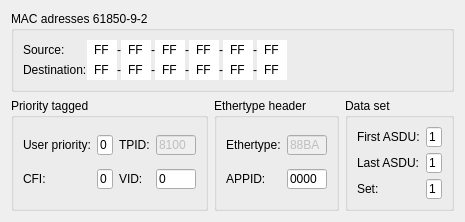
     <widget class="QWidget" name="nConventTabPage">
      <attribute name="title">
       <string>nConvent</string>
      </attribute>
      <layout class="QVBoxLayout" name="verticalLayout_2">
       <item>
        <widget class="Q3GroupBox" name="groupBox7">
         <property name="sizePolicy">
          <sizepolicy hsizetype="Preferred" vsizetype="Preferred">
           <horstretch>0</horstretch>
           <verstretch>0</verstretch>
          </sizepolicy>
         </property>
         <property name="title">
          <string>MAC adresses 61850-9-2</string>
         </property>
         <layout class="QHBoxLayout">
          <property name="spacing">
           <number>0</number>
          </property>
          <item>
           <layout class="QVBoxLayout">
            <item>
             <widget class="QLabel" name="MacMULabel">
              <property name="text">
               <string>Source:</string>
              </property>
              <property name="alignment">
               <set>Qt::AlignLeading|Qt::AlignLeft|Qt::AlignVCenter</set>
              </property>
              <property name="wordWrap">
               <bool>false</bool>
              </property>
             </widget>
            </item>
            <item>
             <widget class="QLabel" name="MacWMLabel">
              <property name="text">
               <string>Destination:</string>
              </property>
              <property name="alignment">
               <set>Qt::AlignLeading|Qt::AlignLeft|Qt::AlignVCenter</set>
              </property>
              <property name="wordWrap">
               <bool>false</bool>
              </property>
             </widget>
            </item>
           </layout>
          </item>
          <item>
           <layout class="QVBoxLayout">
            <item>
             <layout class="QHBoxLayout">
              <item>
               <widget class="QLineEdit" name="MacSLineEdit1">
                <property name="sizePolicy">
                 <sizepolicy hsizetype="Preferred" vsizetype="Preferred">
                  <horstretch>0</horstretch>
                  <verstretch>0</verstretch>
                 </sizepolicy>
                </property>
                <property name="maximumSize">
                 <size>
                  <width>30</width>
                  <height>20</height>
                 </size>
                </property>
                <property name="text">
                 <string>FF</string>
                </property>
                <property name="maxLength">
                 <number>2</number>
                </property>
                <property name="frame">
                 <bool>false</bool>
                </property>
                <property name="alignment">
                 <set>Qt::AlignHCenter</set>
                </property>
               </widget>
              </item>
              <item>
               <widget class="QLabel" name="textLabel4">
                <property name="maximumSize">
                 <size>
                  <width>19</width>
                  <height>16</height>
                 </size>
                </property>
                <property name="text">
                 <string>-</string>
                </property>
                <property name="textFormat">
                 <enum>Qt::AutoText</enum>
                </property>
                <property name="wordWrap">
                 <bool>false</bool>
                </property>
               </widget>
              </item>
              <item>
               <widget class="QLineEdit" name="MacSLineEdit2">
                <property name="sizePolicy">
                 <sizepolicy hsizetype="Preferred" vsizetype="Preferred">
                  <horstretch>0</horstretch>
                  <verstretch>0</verstretch>
                 </sizepolicy>
                </property>
                <property name="maximumSize">
                 <size>
                  <width>30</width>
                  <height>20</height>
                 </size>
                </property>
                <property name="text">
                 <string>FF</string>
                </property>
                <property name="maxLength">
                 <number>2</number>
                </property>
                <property name="frame">
                 <bool>false</bool>
                </property>
                <property name="alignment">
                 <set>Qt::AlignHCenter</set>
                </property>
               </widget>
              </item>
              <item>
               <widget class="QLabel" name="textLabel5">
                <property name="maximumSize">
                 <size>
                  <width>19</width>
                  <height>16</height>
                 </size>
                </property>
                <property name="text">
                 <string>-</string>
                </property>
                <property name="wordWrap">
                 <bool>false</bool>
                </property>
               </widget>
              </item>
              <item>
               <widget class="QLineEdit" name="MacSLineEdit3">
                <property name="sizePolicy">
                 <sizepolicy hsizetype="Preferred" vsizetype="Preferred">
                  <horstretch>0</horstretch>
                  <verstretch>0</verstretch>
                 </sizepolicy>
                </property>
                <property name="maximumSize">
                 <size>
                  <width>30</width>
                  <height>20</height>
                 </size>
                </property>
                <property name="text">
                 <string>FF</string>
                </property>
                <property name="maxLength">
                 <number>2</number>
                </property>
                <property name="frame">
                 <bool>false</bool>
                </property>
                <property name="alignment">
                 <set>Qt::AlignHCenter</set>
                </property>
               </widget>
              </item>
              <item>
               <widget class="QLabel" name="textLabel6">
                <property name="maximumSize">
                 <size>
                  <width>19</width>
                  <height>16</height>
                 </size>
                </property>
                <property name="text">
                 <string>-</string>
                </property>
                <property name="wordWrap">
                 <bool>false</bool>
                </property>
               </widget>
              </item>
              <item>
               <widget class="QLineEdit" name="MacSLineEdit4">
                <property name="sizePolicy">
                 <sizepolicy hsizetype="Preferred" vsizetype="Preferred">
                  <horstretch>0</horstretch>
                  <verstretch>0</verstretch>
                 </sizepolicy>
                </property>
                <property name="maximumSize">
                 <size>
                  <width>30</width>
                  <height>20</height>
                 </size>
                </property>
                <property name="text">
                 <string>FF</string>
                </property>
                <property name="maxLength">
                 <number>2</number>
                </property>
                <property name="frame">
                 <bool>false</bool>
                </property>
                <property name="alignment">
                 <set>Qt::AlignHCenter</set>
                </property>
               </widget>
              </item>
              <item>
               <widget class="QLabel" name="textLabel7">
                <property name="maximumSize">
                 <size>
                  <width>19</width>
                  <height>16</height>
                 </size>
                </property>
                <property name="text">
                 <string>-</string>
                </property>
                <property name="wordWrap">
                 <bool>false</bool>
                </property>
               </widget>
              </item>
              <item>
               <widget class="QLineEdit" name="MacSLineEdit5">
                <property name="sizePolicy">
                 <sizepolicy hsizetype="Preferred" vsizetype="Preferred">
                  <horstretch>0</horstretch>
                  <verstretch>0</verstretch>
                 </sizepolicy>
                </property>
                <property name="maximumSize">
                 <size>
                  <width>30</width>
                  <height>20</height>
                 </size>
                </property>
                <property name="text">
                 <string>FF</string>
                </property>
                <property name="maxLength">
                 <number>2</number>
                </property>
                <property name="frame">
                 <bool>false</bool>
                </property>
                <property name="alignment">
                 <set>Qt::AlignHCenter</set>
                </property>
               </widget>
              </item>
              <item>
               <widget class="QLabel" name="textLabel8">
                <property name="maximumSize">
                 <size>
                  <width>19</width>
                  <height>16</height>
                 </size>
                </property>
                <property name="text">
                 <string>-</string>
                </property>
                <property name="wordWrap">
                 <bool>false</bool>
                </property>
               </widget>
              </item>
              <item>
               <widget class="QLineEdit" name="MacSLineEdit6">
                <property name="sizePolicy">
                 <sizepolicy hsizetype="Preferred" vsizetype="Preferred">
                  <horstretch>0</horstretch>
                  <verstretch>0</verstretch>
                 </sizepolicy>
                </property>
                <property name="maximumSize">
                 <size>
                  <width>30</width>
                  <height>20</height>
                 </size>
                </property>
                <property name="text">
                 <string>FF</string>
                </property>
                <property name="maxLength">
                 <number>2</number>
                </property>
                <property name="frame">
                 <bool>false</bool>
                </property>
                <property name="alignment">
                 <set>Qt::AlignHCenter</set>
                </property>
               </widget>
              </item>
              <item>
               <spacer name="spacer47">
                <property name="orientation">
                 <enum>Qt::Horizontal</enum>
                </property>
                <property name="sizeType">
                 <enum>QSizePolicy::Preferred</enum>
                </property>
                <property name="sizeHint" stdset="0">
                 <size>
                  <width>16</width>
                  <height>20</height>
                 </size>
                </property>
               </spacer>
              </item>
             </layout>
            </item>
            <item>
             <layout class="QHBoxLayout">
              <item>
               <widget class="QLineEdit" name="MacDLineEdit1">
                <property name="sizePolicy">
                 <sizepolicy hsizetype="Preferred" vsizetype="Preferred">
                  <horstretch>0</horstretch>
                  <verstretch>0</verstretch>
                 </sizepolicy>
                </property>
                <property name="maximumSize">
                 <size>
                  <width>30</width>
                  <height>20</height>
                 </size>
                </property>
                <property name="text">
                 <string>FF</string>
                </property>
                <property name="maxLength">
                 <number>2</number>
                </property>
                <property name="frame">
                 <bool>false</bool>
                </property>
                <property name="alignment">
                 <set>Qt::AlignHCenter</set>
                </property>
               </widget>
              </item>
              <item>
               <widget class="QLabel" name="textLabel4_2">
                <property name="maximumSize">
                 <size>
                  <width>19</width>
                  <height>16</height>
                 </size>
                </property>
                <property name="text">
                 <string>-</string>
                </property>
                <property name="textFormat">
                 <enum>Qt::AutoText</enum>
                </property>
                <property name="wordWrap">
                 <bool>false</bool>
                </property>
               </widget>
              </item>
              <item>
               <widget class="QLineEdit" name="MacDLineEdit2">
                <property name="sizePolicy">
                 <sizepolicy hsizetype="Preferred" vsizetype="Preferred">
                  <horstretch>0</horstretch>
                  <verstretch>0</verstretch>
                 </sizepolicy>
                </property>
                <property name="maximumSize">
                 <size>
                  <width>30</width>
                  <height>20</height>
                 </size>
                </property>
                <property name="text">
                 <string>FF</string>
                </property>
                <property name="maxLength">
                 <number>2</number>
                </property>
                <property name="frame">
                 <bool>false</bool>
                </property>
                <property name="alignment">
                 <set>Qt::AlignHCenter</set>
                </property>
               </widget>
              </item>
              <item>
               <widget class="QLabel" name="textLabel5_2">
                <property name="maximumSize">
                 <size>
                  <width>19</width>
                  <height>16</height>
                 </size>
                </property>
                <property name="text">
                 <string>-</string>
                </property>
                <property name="wordWrap">
                 <bool>false</bool>
                </property>
               </widget>
              </item>
              <item>
               <widget class="QLineEdit" name="MacDLineEdit3">
                <property name="sizePolicy">
                 <sizepolicy hsizetype="Preferred" vsizetype="Preferred">
                  <horstretch>0</horstretch>
                  <verstretch>0</verstretch>
                 </sizepolicy>
                </property>
                <property name="maximumSize">
                 <size>
                  <width>30</width>
                  <height>20</height>
                 </size>
                </property>
                <property name="text">
                 <string>FF</string>
                </property>
                <property name="maxLength">
                 <number>2</number>
                </property>
                <property name="frame">
                 <bool>false</bool>
                </property>
                <property name="alignment">
                 <set>Qt::AlignHCenter</set>
                </property>
               </widget>
              </item>
              <item>
               <widget class="QLabel" name="textLabel6_2">
                <property name="maximumSize">
                 <size>
                  <width>19</width>
                  <height>16</height>
                 </size>
                </property>
                <property name="text">
                 <string>-</string>
                </property>
                <property name="wordWrap">
                 <bool>false</bool>
                </property>
               </widget>
              </item>
              <item>
               <widget class="QLineEdit" name="MacDLineEdit4">
                <property name="sizePolicy">
                 <sizepolicy hsizetype="Preferred" vsizetype="Preferred">
                  <horstretch>0</horstretch>
                  <verstretch>0</verstretch>
                 </sizepolicy>
                </property>
                <property name="maximumSize">
                 <size>
                  <width>30</width>
                  <height>20</height>
                 </size>
                </property>
                <property name="text">
                 <string>FF</string>
                </property>
                <property name="maxLength">
                 <number>2</number>
                </property>
                <property name="frame">
                 <bool>false</bool>
                </property>
                <property name="alignment">
                 <set>Qt::AlignHCenter</set>
                </property>
               </widget>
              </item>
              <item>
               <widget class="QLabel" name="textLabel7_2">
                <property name="maximumSize">
                 <size>
                  <width>19</width>
                  <height>16</height>
                 </size>
                </property>
                <property name="text">
                 <string>-</string>
                </property>
                <property name="wordWrap">
                 <bool>false</bool>
                </property>
               </widget>
              </item>
              <item>
               <widget class="QLineEdit" name="MacDLineEdit5">
                <property name="sizePolicy">
                 <sizepolicy hsizetype="Preferred" vsizetype="Preferred">
                  <horstretch>0</horstretch>
                  <verstretch>0</verstretch>
                 </sizepolicy>
                </property>
                <property name="maximumSize">
                 <size>
                  <width>30</width>
                  <height>20</height>
                 </size>
                </property>
                <property name="text">
                 <string>FF</string>
                </property>
                <property name="maxLength">
                 <number>2</number>
                </property>
                <property name="frame">
                 <bool>false</bool>
                </property>
                <property name="alignment">
                 <set>Qt::AlignHCenter</set>
                </property>
               </widget>
              </item>
              <item>
               <widget class="QLabel" name="textLabel8_2">
                <property name="maximumSize">
                 <size>
                  <width>19</width>
                  <height>16</height>
                 </size>
                </property>
                <property name="text">
                 <string>-</string>
                </property>
                <property name="wordWrap">
                 <bool>false</bool>
                </property>
               </widget>
              </item>
              <item>
               <widget class="QLineEdit" name="MacDLineEdit6">
                <property name="sizePolicy">
                 <sizepolicy hsizetype="Preferred" vsizetype="Preferred">
                  <horstretch>0</horstretch>
                  <verstretch>0</verstretch>
                 </sizepolicy>
                </property>
                <property name="maximumSize">
                 <size>
                  <width>30</width>
                  <height>20</height>
                 </size>
                </property>
                <property name="text">
                 <string>FF</string>
                </property>
                <property name="maxLength">
                 <number>2</number>
                </property>
                <property name="frame">
                 <bool>false</bool>
                </property>
                <property name="alignment">
                 <set>Qt::AlignHCenter</set>
                </property>
               </widget>
              </item>
              <item>
               <spacer name="spacer46">
                <property name="orientation">
                 <enum>Qt::Horizontal</enum>
                </property>
                <property name="sizeType">
                 <enum>QSizePolicy::Preferred</enum>
                </property>
                <property name="sizeHint" stdset="0">
                 <size>
                  <width>16</width>
                  <height>20</height>
                 </size>
                </property>
               </spacer>
              </item>
             </layout>
            </item>
           </layout>
          </item>
          <item>
           <spacer name="spacer51">
            <property name="orientation">
             <enum>Qt::Horizontal</enum>
            </property>
            <property name="sizeType">
             <enum>QSizePolicy::Expanding</enum>
            </property>
            <property name="sizeHint" stdset="0">
             <size>
              <width>40</width>
              <height>20</height>
             </size>
            </property>
           </spacer>
          </item>
         </layout>
        </widget>
       </item>
       <item>
        <layout class="QHBoxLayout" name="horizontalLayout">
         <item>
          <widget class="Q3GroupBox" name="groupBox11">
           <property name="title">
            <string>Priority tagged</string>
           </property>
           <layout class="QGridLayout">
            <item row="0" column="0">
             <widget class="QLabel" name="textLabel2">
              <property name="text">
               <string>User priority:</string>
              </property>
              <property name="wordWrap">
               <bool>false</bool>
              </property>
             </widget>
            </item>
            <item row="0" column="1">
             <widget class="QLineEdit" name="UPrioritylineEdit">
              <property name="enabled">
               <bool>true</bool>
              </property>
              <property name="sizePolicy">
               <sizepolicy hsizetype="Preferred" vsizetype="Preferred">
                <horstretch>0</horstretch>
                <verstretch>0</verstretch>
               </sizepolicy>
              </property>
              <property name="maximumSize">
               <size>
                <width>16</width>
                <height>20</height>
               </size>
              </property>
              <property name="text">
               <string>0</string>
              </property>
              <property name="alignment">
               <set>Qt::AlignLeading</set>
              </property>
             </widget>
            </item>
            <item row="0" column="2">
             <widget class="QLabel" name="TPIDtextLabel">
              <property name="text">
               <string>TPID:</string>
              </property>
              <property name="wordWrap">
               <bool>false</bool>
              </property>
             </widget>
            </item>
            <item row="0" column="3">
             <widget class="QLineEdit" name="TPIDlineEdit">
              <property name="enabled">
               <bool>false</bool>
              </property>
              <property name="sizePolicy">
               <sizepolicy hsizetype="Preferred" vsizetype="Preferred">
                <horstretch>0</horstretch>
                <verstretch>0</verstretch>
               </sizepolicy>
              </property>
              <property name="maximumSize">
               <size>
                <width>40</width>
                <height>20</height>
               </size>
              </property>
              <property name="text">
               <string>8100</string>
              </property>
              <property name="alignment">
               <set>Qt::AlignLeading</set>
              </property>
             </widget>
            </item>
            <item row="1" column="0">
             <widget class="QLabel" name="textLabel3">
              <property name="text">
               <string>CFI:</string>
              </property>
              <property name="wordWrap">
               <bool>false</bool>
              </property>
             </widget>
            </item>
            <item row="1" column="1">
             <widget class="QLineEdit" name="CFIlineEdit">
              <property name="enabled">
               <bool>true</bool>
              </property>
              <property name="sizePolicy">
               <sizepolicy hsizetype="Preferred" vsizetype="Preferred">
                <horstretch>0</horstretch>
                <verstretch>0</verstretch>
               </sizepolicy>
              </property>
              <property name="maximumSize">
               <size>
                <width>16</width>
                <height>20</height>
               </size>
              </property>
              <property name="text">
               <string>0</string>
              </property>
              <property name="alignment">
               <set>Qt::AlignLeading</set>
              </property>
             </widget>
            </item>
            <item row="1" column="2">
             <widget class="QLabel" name="textLabel4_3">
              <property name="text">
               <string>VID:</string>
              </property>
              <property name="wordWrap">
               <bool>false</bool>
              </property>
             </widget>
            </item>
            <item row="1" column="3">
             <widget class="QLineEdit" name="VIDlineEdit">
              <property name="maximumSize">
               <size>
                <width>40</width>
                <height>20</height>
               </size>
              </property>
              <property name="text">
               <string>0</string>
              </property>
             </widget>
            </item>
           </layout>
          </widget>
         </item>
         <item>
          <widget class="Q3GroupBox" name="groupBox12">
           <property name="title">
            <string>Ethertype header</string>
           </property>
           <layout class="QGridLayout">
            <item row="0" column="0">
             <widget class="QLabel" name="textLabel5_3">
              <property name="text">
               <string>Ethertype:</string>
              </property>
              <property name="wordWrap">
               <bool>false</bool>
              </property>
             </widget>
            </item>
            <item row="0" column="1">
             <widget class="QLineEdit" name="EthTypelineEdit">
              <property name="enabled">
               <bool>false</bool>
              </property>
              <property name="maximumSize">
               <size>
                <width>40</width>
                <height>20</height>
               </size>
              </property>
              <property name="text">
               <string>88BA</string>
              </property>
              <property name="alignment">
               <set>Qt::AlignLeading</set>
              </property>
             </widget>
            </item>
            <item row="1" column="0">
             <widget class="QLabel" name="textLabel6_3">
              <property name="text">
               <string>APPID:</string>
              </property>
              <property name="wordWrap">
               <bool>false</bool>
              </property>
             </widget>
            </item>
            <item row="1" column="1">
             <widget class="QLineEdit" name="APPIDlineEdit">
              <property name="maximumSize">
               <size>
                <width>40</width>
                <height>20</height>
               </size>
              </property>
              <property name="text">
               <string>0000</string>
              </property>
              <property name="alignment">
               <set>Qt::AlignLeading</set>
              </property>
             </widget>
            </item>
           </layout>
          </widget>
         </item>
         <item>
          <widget class="Q3GroupBox" name="groupBox9">
           <property name="title">
            <string>Data set</string>
           </property>
           <layout class="QGridLayout">
            <item row="0" column="0">
             <widget class="QLabel" name="ASDUTextLabel">
              <property name="text">
               <string>First ASDU:</string>
              </property>
              <property name="wordWrap">
               <bool>false</bool>
              </property>
             </widget>
            </item>
            <item row="0" column="1">
             <widget class="QLineEdit" name="FirstASDUlineEdit">
              <property name="maximumSize">
               <size>
                <width>16</width>
                <height>20</height>
               </size>
              </property>
              <property name="text">
               <string>1</string>
              </property>
             </widget>
            </item>
            <item row="1" column="0">
             <widget class="QLabel" name="label">
              <property name="text">
               <string>Last ASDU:</string>
              </property>
             </widget>
            </item>
            <item row="1" column="1">
             <widget class="QLineEdit" name="LastASDUlineEdit">
              <property name="maximumSize">
               <size>
                <width>16</width>
                <height>20</height>
               </size>
              </property>
              <property name="text">
               <string>1</string>
              </property>
             </widget>
            </item>
            <item row="2" column="0">
             <widget class="QLabel" name="DatasetTextLabel">
              <property name="text">
               <string>Set:</string>
              </property>
              <property name="wordWrap">
               <bool>false</bool>
              </property>
             </widget>
            </item>
            <item row="2" column="1">
             <widget class="QLineEdit" name="SetlineEdit">
              <property name="maximumSize">
               <size>
                <width>16</width>
                <height>20</height>
               </size>
              </property>
              <property name="text">
               <string>1</string>
              </property>
             </widget>
            </item>
           </layout>
          </widget>
         </item>
        </layout>
       </item>
      </layout>
     </widget>
